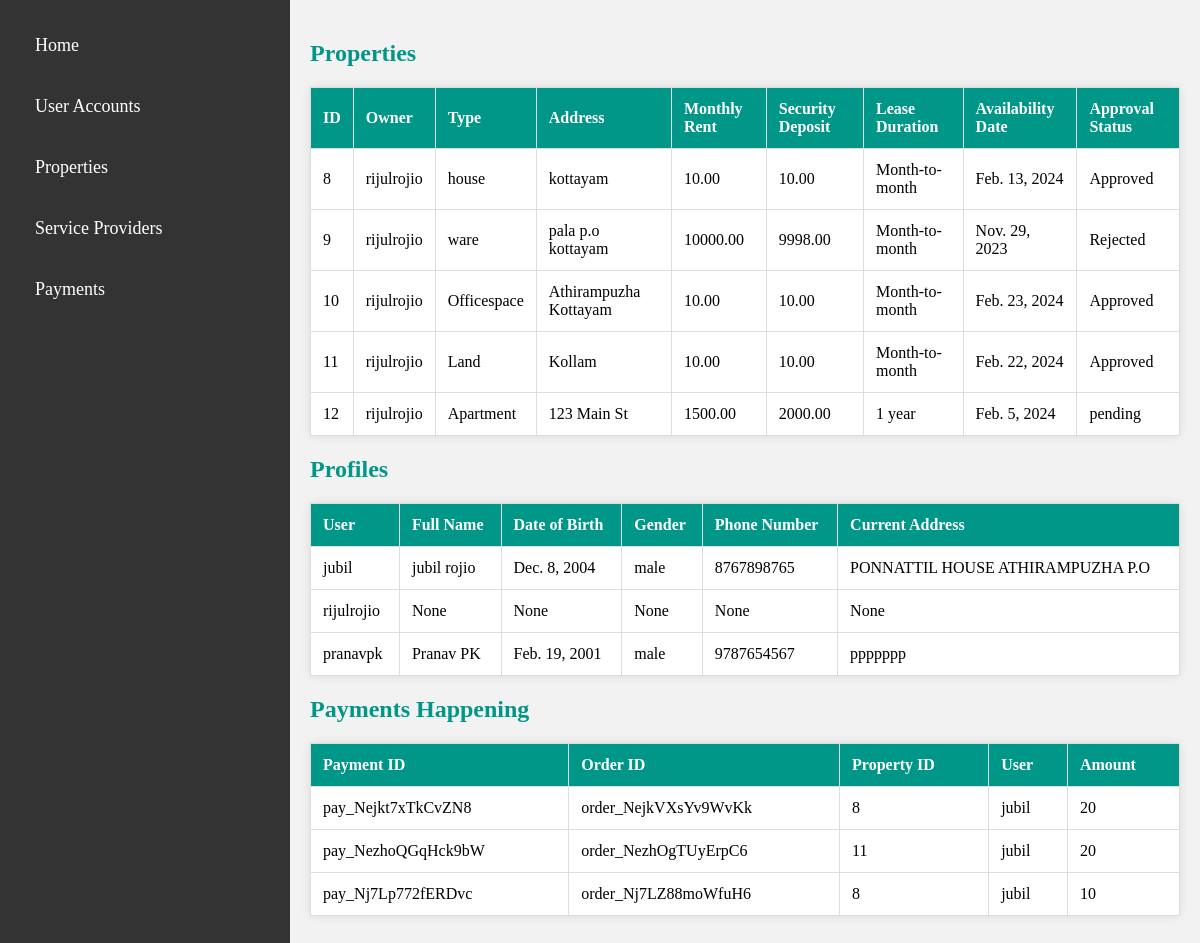
The app's page /adminpay, older data.
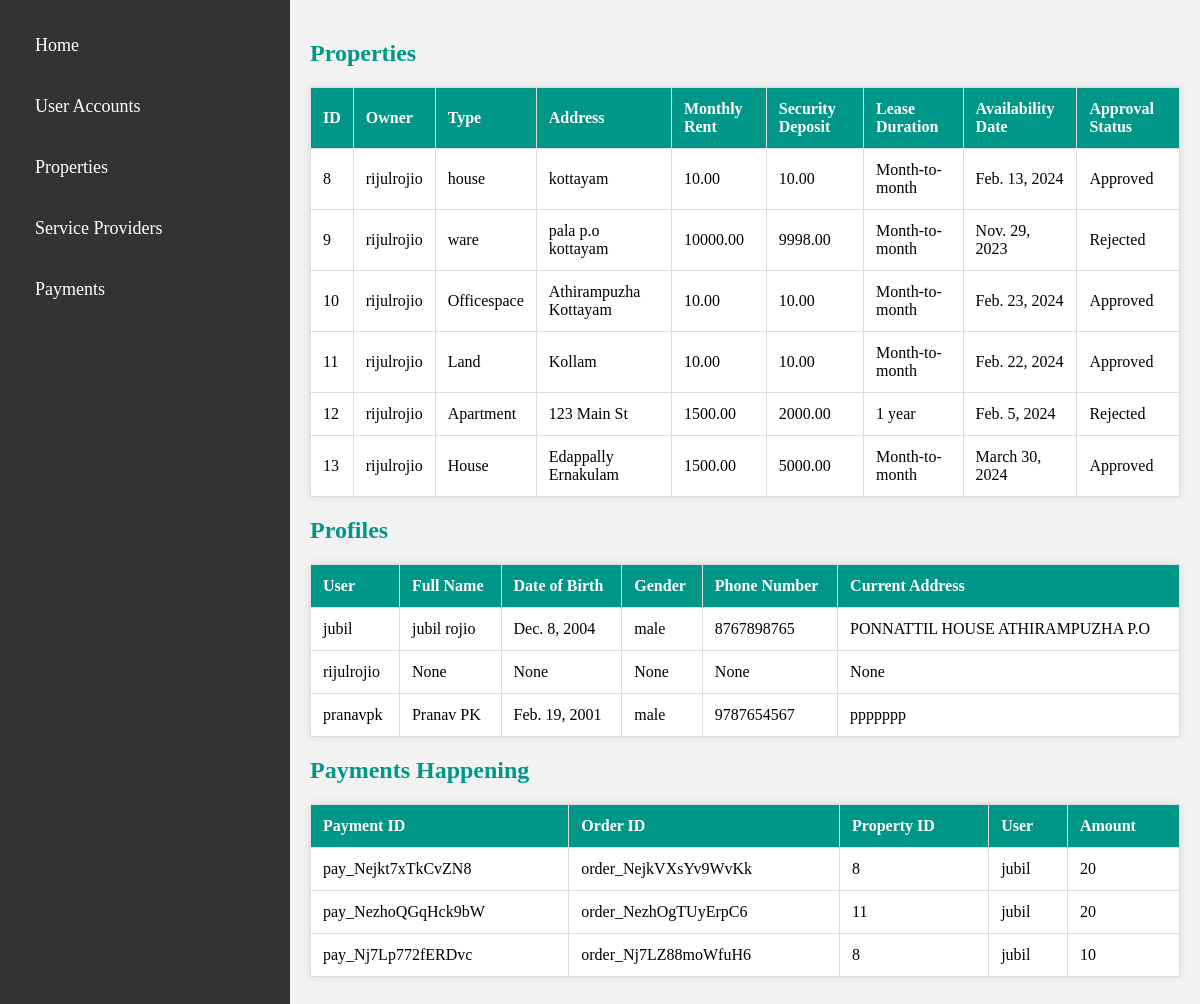
The same page, newer data.
### rental/models.py (models this page shows, shortened)
class Property(models.Model):
    property_owner = models.ForeignKey(
        get_user_model(),
        on_delete=models.CASCADE
    )
    property_type = models.CharField(max_length=20, choices=[('apartment', 'Apartment'), ('house', 'House'), ('office', 'Office')])
    address = models.CharField(max_length=255)
    monthly_rent = models.DecimalField(max_digits=10, decimal_places=2)
    security_deposit = models.DecimalField(max_digits=10, decimal_places=2)
    lease_duration = models.CharField(max_length=20, choices=[('1 year', '1 Year'), ('month-to-month', 'Month-to-Month')])
    availability_date = models.DateField()
    APPROVAL_CHOICES = [
        ('pending', 'Pending'),
        ('approved', 'Approved'),
        ('rejected', 'Rejected'),
    ]
    approval_status = models.CharField(
        max_length=20,
        choices=APPROVAL_CHOICES,
        default='pending',
    )
    deleted = models.BooleanField(default=False)

class CustomUser(AbstractUser):
    role = models.CharField(max_length=15)  # For custom user roles, if needed
    class Meta:
        verbose_name = 'User'
        verbose_name_plural = 'Users'

class Profile(models.Model):
    user = models.OneToOneField(get_user_model(), on_delete=models.CASCADE)
    full_name = models.CharField(max_length=255, null=True, blank=True)
    date_of_birth = models.DateField(null=True, blank=True)
    gender = models.CharField(max_length=10, null=True, blank=True)
    phone_number = models.CharField(max_length=15, null=True, blank=True)
    current_address = models.CharField(max_length=255, null=True, blank=True)
    photo_id = models.FileField(upload_to='photo_ids/', null=True, blank=True)

class Payment(models.Model):
    razorpay_payment_id = models.CharField(max_length=255)
    razorpay_order_id = models.CharField(max_length=255)
    property = models.ForeignKey(Property, on_delete=models.CASCADE)
    user_profile = models.ForeignKey(Profile, on_delete=models.CASCADE)
    amount = models.IntegerField(null=True)
    timestamp = models.DateTimeField(auto_now_add=True)  # Add this line for the timestamp

### rental/views.py (the view)
# urls.py: path('adminpay', views.admin_dashboard, name='adminpay'),
def admin_dashboard(request):
    properties = Property.objects.all()
    profiles = Profile.objects.all()
    payments = Payment.objects.all()
    return render(request, 'adminpay.html', {'properties': properties, 'profiles': profiles, 'payments': payments})

### templates/adminpay.html (shortened to what this page needs)
{% load static %}
<!DOCTYPE html>
<html lang="en">
<head>
</head>
<body>
    <main>
        <div class="sidebar">
            <a href="{% url 'index' %}">Home</a>
            <a href="{% url 'adminregusers' %}">User Accounts</a>
            <a href="{% url 'admprop' %}">Properties</a>
            <a href="{% url 'adminserpropage' %}">Service Providers</a>
            <a href="{% url 'adminpay' %}">Payments</a>
        </div>
        <div class="content">
            <h2>Properties</h2>
            <table>
                <thead>
                    <tr>
                        <th>ID</th>
                        <th>Owner</th>
                        <th>Type</th>
                        <th>Address</th>
                        <th>Monthly Rent</th>
                        <th>Security Deposit</th>
                        <th>Lease Duration</th>
                        <th>Availability Date</th>
                        <th>Approval Status</th>
                    </tr>
                </thead>
                <tbody>
                    {% for property in properties %}
                    <tr>
                        <td>{{ property.id }}</td>
                        <td>{{ property.property_owner.username }}</td>
                        <td>{{ property.property_type }}</td>
                        <td>{{ property.address }}</td>
                        <td>{{ property.monthly_rent }}</td>
                        <td>{{ property.security_deposit }}</td>
                        <td>{{ property.lease_duration }}</td>
                        <td>{{ property.availability_date }}</td>
                        <td>{{ property.approval_status }}</td>
                    </tr>
                    {% endfor %}
                </tbody>
            </table>
            <h2>Profiles</h2>
            <table>
                <thead>
                    <tr>
                        <th>User</th>
                        <th>Full Name</th>
                        <th>Date of Birth</th>
                        <th>Gender</th>
                        <th>Phone Number</th>
                        <th>Current Address</th>
                    </tr>
                </thead>
                <tbody>
                    {% for profile in profiles %}
                    <tr>
                        <td>{{ profile.user.username }}</td>
                        <td>{{ profile.full_name }}</td>
                        <td>{{ profile.date_of_birth }}</td>
                        <td>{{ profile.gender }}</td>
                        <td>{{ profile.phone_number }}</td>
                        <td>{{ profile.current_address }}</td>
                    </tr>
                    {% endfor %}
                </tbody>
            </table>
            <h2>Payments Happening</h2>
            <table>
                <thead>
                    <tr>
                        <th>Payment ID</th>
                        <th>Order ID</th>
                        <th>Property ID</th>
                        <th>User</th>
                        <th>Amount</th>
                    </tr>
                </thead>
                <tbody>
                    {% for payment in payments %}
                    <tr>
                        <td>{{ payment.razorpay_payment_id }}</td>
                        <td>{{ payment.razorpay_order_id }}</td>
                        <td>{{ payment.property.id }}</td>
                        <td>{{ payment.user_profile.user.username }}</td>
                        <td>{{ payment.amount }}</td>
                    </tr>
                    {% endfor %}
                </tbody>
            </table>
        </div>
    </main>
</body>
</html>

Row changes from the older to the newer data that the page shows:
changed Property "Apartment": approval_status "pending" → "Rejected"
added Property: id "13", property_owner.username "rijulrojio", property_type "House", address "Edappally Ernakulam", monthly_rent "1500.00", security_deposit "5000.00", lease_duration "Month-to-month", availability_date "March 30, 2024", approval_status "Approved"
